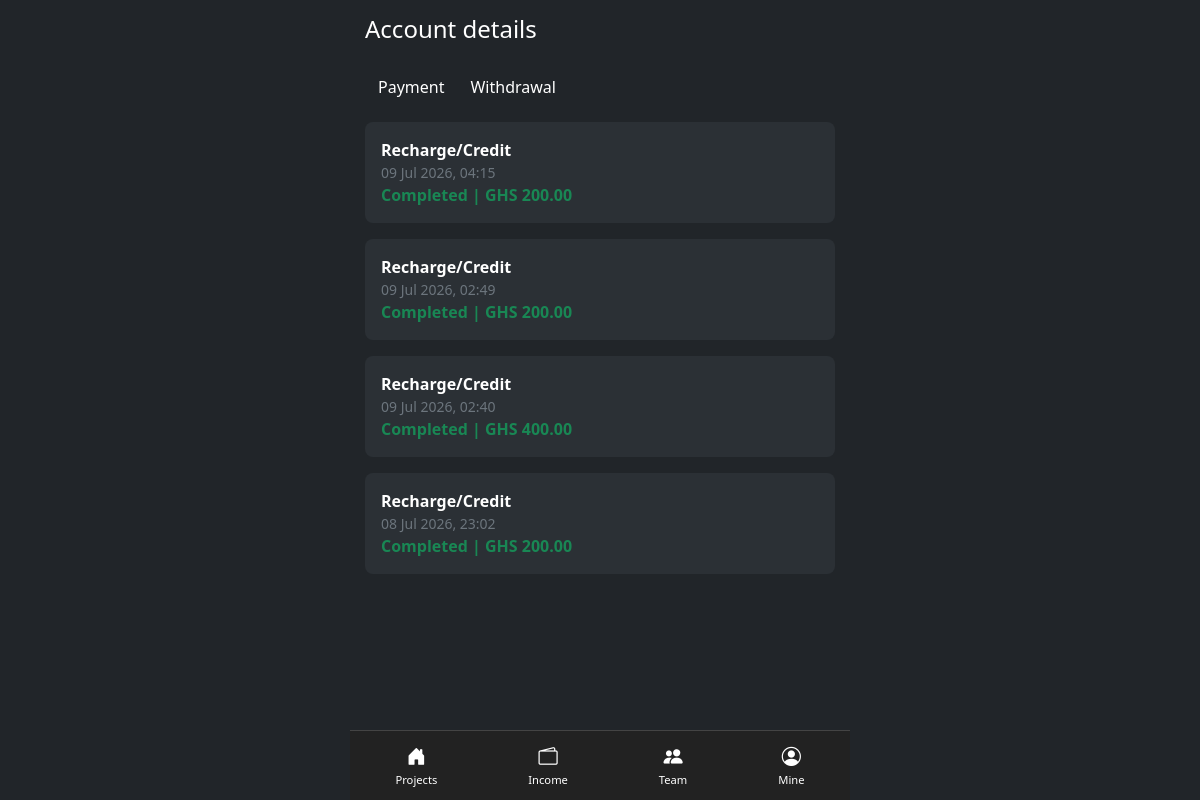
/account-details/ (signed in), run on the app's committed database.
### dashboard/models.py (models this page shows)
class Deposits(models.Model):
    id = models.AutoField(primary_key=True)
    user_mobile = models.TextField(blank=True, null=True)
    amount = models.FloatField(blank=True, null=True)
    status = models.TextField(blank=True, null=True)
    timestamp = models.DateTimeField(blank=True, null=True)
    class Meta:
        managed = True
        db_table = 'deposits'

### dashboard/views.py (the view)
# urls.py: path('account-details/', views.account_records_view, name='account_records'),
def account_records_view(request):
    user_mobile = request.session.get('user_mobile')
    payments = Deposits.objects.filter(user_mobile=user_mobile).order_by('-timestamp')
    withdrawals = Transactions.objects.filter(user_mobile=user_mobile, type='withdrawal').order_by('-timestamp')
    return render(request, 'account_records.html', {
        'payments': payments,      # MUST be named 'payments' to match the template
        'withdrawals': withdrawals
    })

### dashboard/templates/account_records.html (shortened to what this page needs)
{% extends 'base.html' %}
{% block content %}
<h4 class="text-white mb-4">Account details</h4>
<div class="d-flex mb-3">
    <button class="btn btn-link text-white text-decoration-none" onclick="showTab('payment')">Payment</button>
    <button class="btn btn-link text-white text-decoration-none" onclick="showTab('withdrawal')">Withdrawal</button>
</div>
<div id="payment-tab" class="record-tab" style="display:block;">
    {% for p in payments %}
    <div class="card mb-3 p-3" style="background:#2b3035; border-radius:8px; border:none;">
        <div class="fw-bold text-white">Recharge/Credit</div>
        <div class="small text-secondary">{{ p.timestamp|date:"d M Y, H:i" }}</div>
        <div class="fw-bold
            {% if p.status == 'completed' %} text-success
            {% elif p.status == 'pending' %} text-warning
            {% else %} text-white
            {% endif %}">
            {{ p.status|title }} | GHS {{ p.amount|floatformat:2 }}
        </div>
    </div>
    {% empty %}
        <p class="text-secondary text-center mt-5">No payment records found.</p>
    {% endfor %}
</div>
{% endblock %}

### dashboard/templates/base.html (shortened to what this page needs)
{% load static %}
<!DOCTYPE html>
<html lang="en">
<head>
    <link rel="stylesheet" href="https://cdn.jsdelivr.net/npm/bootstrap-icons@1.10.0/font/bootstrap-icons.css">
    <link href="https://cdn.jsdelivr.net/npm/bootstrap@5.3.0/dist/css/bootstrap.min.css" rel="stylesheet">
</head>
<body class="bg-dark text-white">
    <div class="mobile-container">
        <div class="content-wrapper">
            {% block content %} {% endblock %}
        </div>
        <nav class="bottom-nav">
            <a href="{% url 'dashboard' %}" class="nav-link-custom">
                <i class="bi bi-house-door-fill" style="font-size: 1.2rem;"></i>
                <div>Projects</div>
            </a>
            <a href="{% url 'income' %}" class="nav-link-custom">
                <i class="bi bi-wallet2" style="font-size: 1.2rem;"></i>
                <div>Income</div>
            </a>
            <a href="{% url 'team' %}" class="nav-link-custom">
                <i class="bi bi-people-fill" style="font-size: 1.2rem;"></i>
                <div>Team</div>
            </a>
            <a href="{% url 'mine' %}" class="nav-link-custom">
                <i class="bi bi-person-circle" style="font-size: 1.2rem;"></i>
                <div>Mine</div>
            </a>
        </nav>
    </div>
</body>
</html>

### dashboard/templates/base.html (style rules this page uses)
html, body { height: 100%; margin: 0; padding: 0; overflow: hidden; background-color: #212529; }
.mobile-container { max-width: 500px; margin: 0 auto; height: 100%; display: flex; flex-direction: column; background-color: #212529; }
.content-wrapper { flex: 1; overflow-y: auto; padding: 15px; -webkit-overflow-scrolling: touch; }
.bottom-nav { height: 70px; background: #222; border-top: 1px solid #444; display: flex; justify-content: space-around; align-items: center; flex-shrink: 0; }
.nav-link-custom { color: #fff; font-size: 0.70rem; text-decoration: none; display: flex; flex-direction: column; align-items: center; }

### data on the page
Deposits: timestamp "09 Jul 2026, 04:15", status "Completed", amount "200.00"
Deposits: timestamp "09 Jul 2026, 02:49", status "Completed", amount "200.00"
Deposits: timestamp "09 Jul 2026, 02:40", status "Completed", amount "400.00"
Deposits: timestamp "08 Jul 2026, 23:02", status "Completed", amount "200.00"
